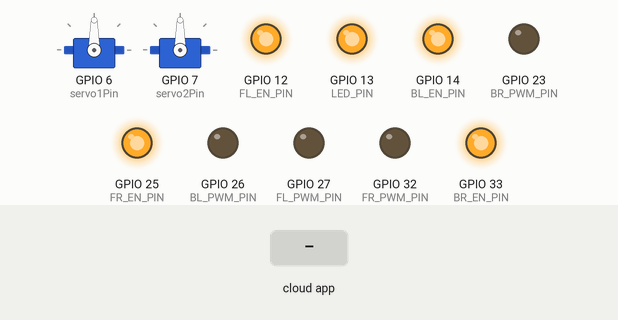
Recording of a sketch running on a simulated ESP32. Shown: 2 × servo, output pins drawn as LEDs (lit = HIGH). Inputs (shaded band) come from the test bench. The ROS host is connected and sends only what is stated.

Above: at 3.2 s.
3.3 s: app: linear.x=-100
At 3.9 s:
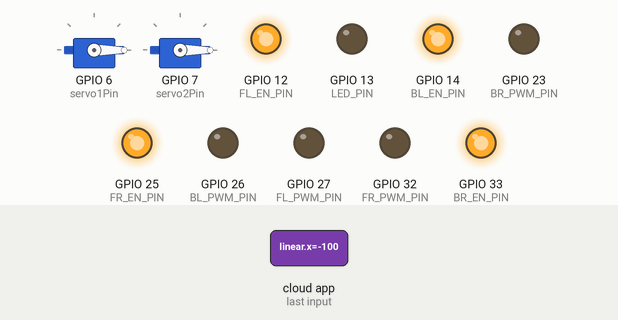
Timing chart, 0 to 6.3 s (numbered marks = the images above; inputs shaded):
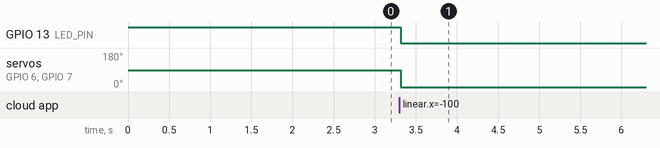

The sketch:

micro_ros_subscriber_ds4.ino
```cpp
#include <micro_ros_arduino.h>
#include <ESP32Servo.h>
#include <stdio.h>
#include <rcl/rcl.h>
#include <rcl/error_handling.h>
#include <rclc/rclc.h>
#include <rclc/executor.h>

#include <geometry_msgs/msg/twist.h>

rcl_subscription_t subscriber;
geometry_msgs__msg__Twist msg;
rclc_executor_t executor;
rcl_allocator_t allocator;
rclc_support_t support;
rcl_node_t node;

#define LED_PIN 13

#define FL_EN_PIN 12
#define BL_EN_PIN 14
#define FL_PWM_PIN 27
#define BL_PWM_PIN 26

#define FR_EN_PIN 25
#define BR_EN_PIN 33
#define FR_PWM_PIN 32
#define BR_PWM_PIN 23

#define RCCHECK(fn) { rcl_ret_t temp_rc = fn; if((temp_rc != RCL_RET_OK)){error_loop();}}
#define RCSOFTCHECK(fn) { rcl_ret_t temp_rc = fn; if((temp_rc != RCL_RET_OK)){error_loop();}}

#define PWM_freq 5000
#define FL_PWM_Ch 0
#define BL_PWM_Ch 1
#define FR_PWM_Ch 2
#define BR_PWM_Ch 3
#define resolution 8

// create four servo objects
Servo servo1;
Servo servo2;
// Published values for SG90 servos; adjust if needed
int minUs = 1000;
int maxUs = 2000;
int servo1Pin = 6;
int servo2Pin = 7;
int pos = 0;      // position in degrees
ESP32PWM pwm;

void error_loop(){
  while(1){
    digitalWrite(LED_PIN, !digitalRead(LED_PIN));
    delay(100);
  }
}

//twist message cb
void subscription_callback(const void *msgin) {
  const geometry_msgs__msg__Twist * msg = (const geometry_msgs__msg__Twist *)msgin;
  int pwm_fl = 0;
  int pwm_fr = 0;
  int pwm_bl = 0;
  int pwm_br = 0;
  if(msg->angular.y >= 0)
  {
    pwm_fl = ((msg->angular.y)*800+(msg->angular.x)*400)*(msg->linear.z);
    pwm_fr = ((msg->angular.y)*800-(msg->angular.x)*400)*(msg->linear.z);
    pwm_bl = 0;
    pwm_br = 0;
  }
  else
  {
    pwm_fl = 0;
    pwm_fr = 0;
    pwm_bl = (abs((msg->angular.y)*800)+(msg->angular.x)*400)*(msg->linear.z);
    pwm_br = (abs((msg->angular.y)*800)-(msg->angular.x)*400)*(msg->linear.z);
  }
  ledcWrite(FL_PWM_Ch,pwm_fl);
  ledcWrite(FR_PWM_Ch,pwm_fr);
  ledcWrite(BL_PWM_Ch,pwm_bl);
  ledcWrite(BR_PWM_Ch,pwm_br);
  servo1.write(pos);
  servo2.write(pos);
  digitalWrite(LED_PIN, (msg->linear.y == 0) ? LOW : HIGH);
}

//ros2 topic pub -r 10 twist_subscriber geometry_msgs/msg/Twist "{linear: {x:   1.0, y: 0.0, z: 0.0}, angular: {x: 0.0, y: 0.0, z: 0.0}}"
void setup() {
  set_microros_transports();
  pinMode(FL_EN_PIN, OUTPUT);
  pinMode(BL_EN_PIN, OUTPUT);
  //pinMode(FL_PWM_PIN, OUTPUT);
  //pinMode(BL_PWM_PIN, OUTPUT);
  pinMode(FR_EN_PIN, OUTPUT);
  pinMode(BR_EN_PIN, OUTPUT);
  //pinMode(FR_PWM_PIN, OUTPUT);
  //pinMode(BR_PWM_PIN, OUTPUT);
  pinMode(LED_PIN, OUTPUT);

  ledcSetup(FL_PWM_Ch, PWM_freq, resolution);
  ledcSetup(BL_PWM_Ch, PWM_freq, resolution);
  ledcSetup(FR_PWM_Ch, PWM_freq, resolution);
  ledcSetup(BR_PWM_Ch, PWM_freq, resolution);
  ledcAttachPin(FL_PWM_PIN,FL_PWM_Ch);
  ledcAttachPin(BL_PWM_PIN,BL_PWM_Ch);
  ledcAttachPin(FR_PWM_PIN,FR_PWM_Ch);
  ledcAttachPin(BR_PWM_PIN,BR_PWM_Ch);

  // Allow allocation of all timers
	ESP32PWM::allocateTimer(0);
	ESP32PWM::allocateTimer(1);
	ESP32PWM::allocateTimer(2);
	ESP32PWM::allocateTimer(3);
	Serial.begin(115200);
	servo1.setPeriodHertz(50);      // Standard 50hz servo
	servo2.setPeriodHertz(50);      // Standard 50hz servo
  servo1.attach(servo1Pin, minUs, maxUs);
	servo2.attach(servo2Pin, minUs, maxUs);

  digitalWrite(LED_PIN, HIGH);

  digitalWrite(FL_EN_PIN, HIGH);
  digitalWrite(BL_EN_PIN, HIGH);
  ledcWrite(FL_PWM_Ch,0);
  ledcWrite(BL_PWM_Ch,0);
  digitalWrite(FR_EN_PIN, HIGH);
  digitalWrite(BR_EN_PIN, HIGH);
  ledcWrite(FR_PWM_Ch,0);
  ledcWrite(FR_PWM_Ch,0);

  delay(2000);

  allocator = rcl_get_default_allocator();

   //create init_options
  RCCHECK(rclc_support_init(&support, 0, NULL, &allocator));

  // create node
  RCCHECK(rclc_node_init_default(&node, "micro_ros_arduino_node", "", &support));

  // create subscriber
  RCCHECK(rclc_subscription_init_default(
    &subscriber,
    &node,
    ROSIDL_GET_MSG_TYPE_SUPPORT(geometry_msgs, msg, Twist),
    "cmd_vel"));

  // create executor
  RCCHECK(rclc_executor_init(&executor, &support.context, 1, &allocator));
  RCCHECK(rclc_executor_add_subscription(&executor, &subscriber, &msg, &subscription_callback, ON_NEW_DATA));

}

void loop() {
  delay(100);
  RCCHECK(rclc_executor_spin_some(&executor, RCL_MS_TO_NS(1)));
  //servo1.detach();
	//servo2.detach();
}
```

Measured:
- after the input at 3.3 s, GPIO 13 (LED_PIN): HIGH → LOW at once; servo on GPIO 6 (servo1Pin), servo on GPIO 7 (servo2Pin): 90° → 0° at once
